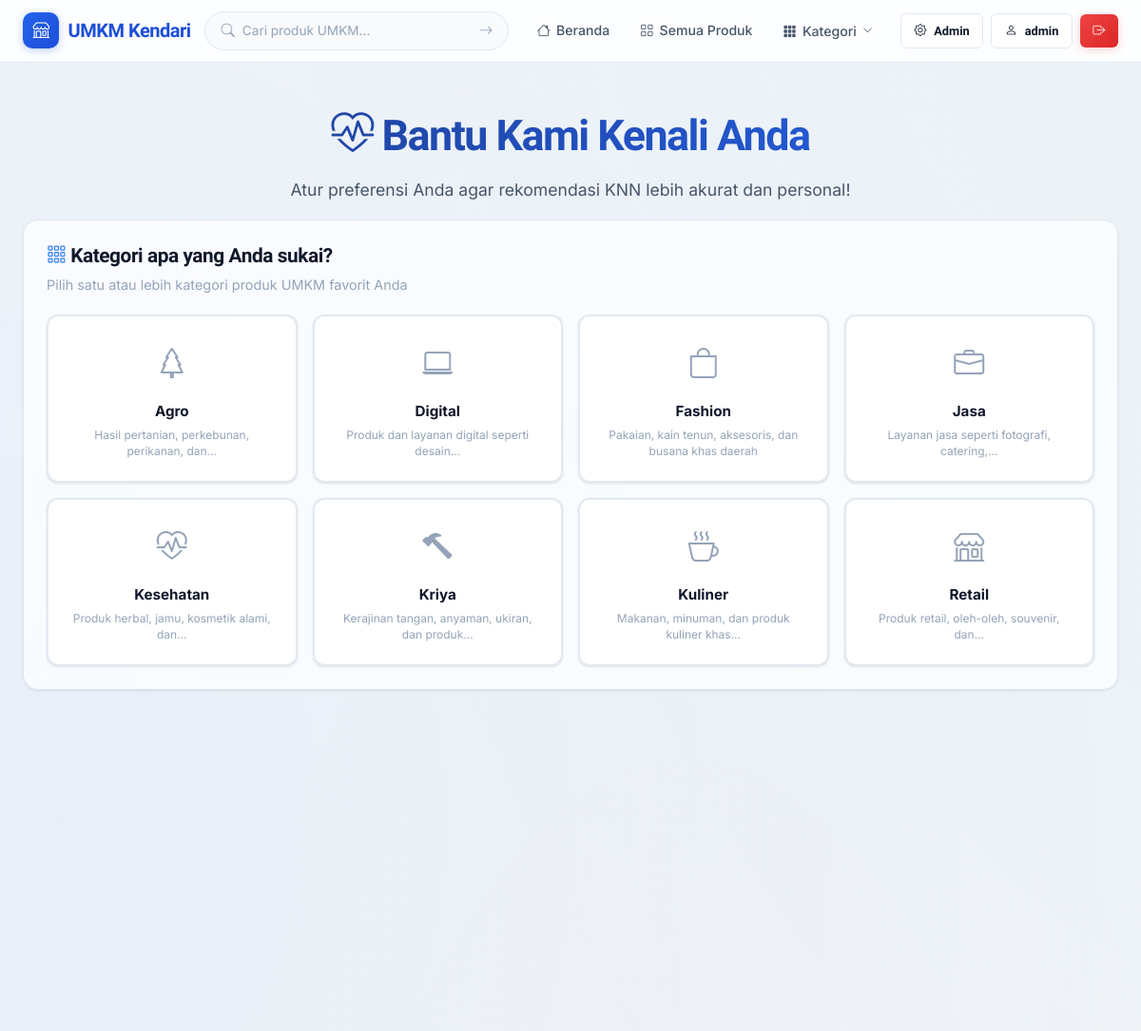
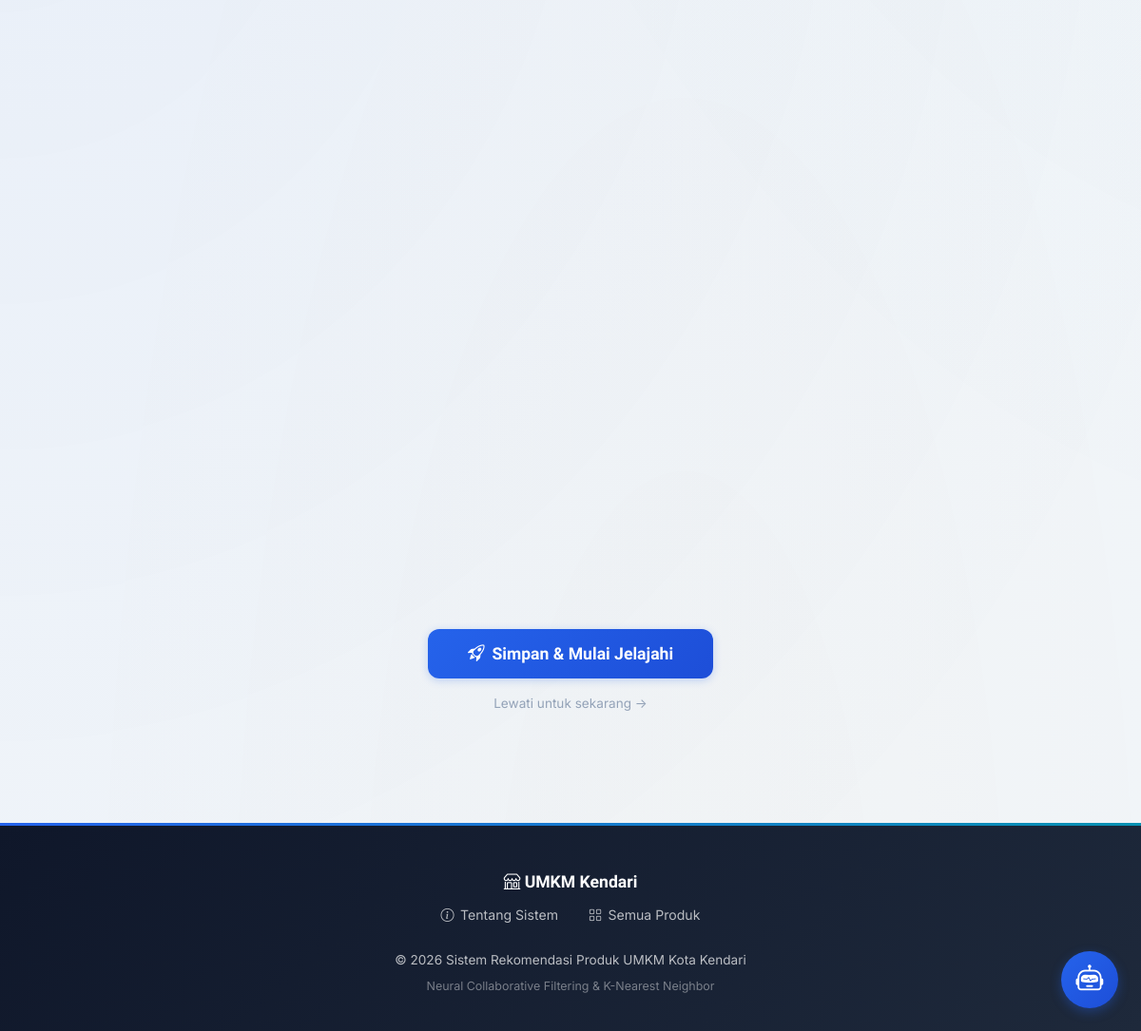
The page /onboarding (signed in) on the database its author committed (2 pictures, top to bottom).
### tables this page shows
CREATE TABLE users (
            id INTEGER PRIMARY KEY AUTOINCREMENT,
            username TEXT UNIQUE NOT NULL,
            email TEXT UNIQUE NOT NULL,
            password_hash TEXT NOT NULL,
            role TEXT NOT NULL DEFAULT 'buyer' CHECK(role IN ('admin','seller','buyer')),
            nama_lengkap TEXT NOT NULL,
            alamat TEXT DEFAULT '',
            no_telepon TEXT DEFAULT '',
            created_at TIMESTAMP DEFAULT CURRENT_TIMESTAMP
        );

CREATE TABLE kategori (
            id INTEGER PRIMARY KEY AUTOINCREMENT,
            nama TEXT UNIQUE NOT NULL,
            deskripsi TEXT DEFAULT '',
            icon TEXT DEFAULT 'bi-tag'
        );

### routes/auth.py (the view, shortened to what this page needs)
@auth_bp.route('/onboarding', methods=['GET', 'POST'])
@login_required
def onboarding():
    kategori_list = Kategori.get_all()
    existing_kat_ids = UserPreference.get_preferred_kategori_ids(current_user.id)
    existing_harga_min, existing_harga_max = UserPreference.get_price_range(current_user.id)
    existing_rating_min = UserPreference.get_rating_min(current_user.id)
    existing_sort_by = UserPreference.get_sort_by(current_user.id)
    return render_template('auth/onboarding.html',
                           kategori_list=kategori_list,
                           existing_kat_ids=existing_kat_ids,
                           existing_harga_min=existing_harga_min,
                           existing_harga_max=existing_harga_max,
                           existing_rating_min=existing_rating_min,
                           existing_sort_by=existing_sort_by)

### models/database.py (called while the page is built)
def get_db():
    from flask import g
    if 'db' not in g:
        g.db = sqlite3.connect(DATABASE)
        g.db.row_factory = sqlite3.Row
        g.db.execute("PRAGMA foreign_keys = ON")
    return g.db

### models/kategori.py (called while the page is built)
    @staticmethod
    def get_all():
        db = get_db()
        rows = db.execute('SELECT * FROM kategori ORDER BY nama').fetchall()
        return [Kategori(**dict(row)) for row in rows]

### models/preference.py (called while the page is built)
    @staticmethod
    def get_preferred_kategori_ids(user_id):
        db = get_db()
        rows = db.execute(
            'SELECT DISTINCT kategori_id FROM user_preferences WHERE user_id = ? AND kategori_id IS NOT NULL',
            (user_id,)
        ).fetchall()
        return [row['kategori_id'] for row in rows]

    @staticmethod
    def get_price_range(user_id):
        db = get_db()
        row = db.execute(
            'SELECT MIN(harga_min) as harga_min, MAX(harga_max) as harga_max FROM user_preferences WHERE user_id = ?',
            (user_id,)
        ).fetchone()
        if row and row['harga_min'] is not None:
            return row['harga_min'], row['harga_max']
        return 0, 999999999

    @staticmethod
    def get_rating_min(user_id):
        db = get_db()
        try:
            row = db.execute(
                'SELECT rating_min FROM user_preferences WHERE user_id = ? LIMIT 1',
                (user_id,)
            ).fetchone()
            if row and row['rating_min'] is not None:
                return float(row['rating_min'])
        except Exception:
            pass
        return 3.0

    @staticmethod
    def get_sort_by(user_id):
        db = get_db()
        try:
            row = db.execute(
                'SELECT sort_by FROM user_preferences WHERE user_id = ? LIMIT 1',
                (user_id,)
            ).fetchone()
            if row and row['sort_by']:
                return row['sort_by']
        except Exception:
            pass
        return 'rating'

### models/user.py (called while the page is built)
    @staticmethod
    def get_by_id(user_id):
        db = get_db()
        row = db.execute('SELECT * FROM users WHERE id = ?', (user_id,)).fetchone()
        if row:
            return User(**dict(row))
        return None

### templates/auth/onboarding.html (shortened to what this page needs)
{% extends "base.html" %}
{% block content %}
<div class="container">
    <section class="hero" style="padding-bottom: 1rem;">
        <h1><i class="bi bi-heart-pulse"></i> Bantu Kami Kenali Anda</h1>
        <p>Atur preferensi Anda agar rekomendasi KNN lebih akurat dan personal!</p>
    </section>
    <form method="POST" class="onboarding-form">
        <div class="glass-card mb-3">
            <h2 style="margin-bottom: 0.3rem; font-size: 1.3rem;">
                <i class="bi bi-grid-3x3-gap" style="color: var(--primary-light);"></i>
                Kategori apa yang Anda sukai?
            </h2>
            <p style="color: var(--text-muted); margin-bottom: 1.2rem; font-size: 0.9rem;">
                Pilih satu atau lebih kategori produk UMKM favorit Anda
            </p>
            <div class="pref-grid">
                {% for kat in kategori_list %}
                <label class="pref-card" for="kat_{{ kat.id }}">
                    <div class="pref-card-inner">
                        <i class="{{ kat.icon }}"></i>
                        <span class="pref-name">{{ kat.nama }}</span>
                        {% if kat.deskripsi %}
                        <span class="pref-desc">{{ kat.deskripsi|truncate(50) }}</span>
                        {% endif %}
                    </div>
                </label>
                {% endfor %}
            </div>
        </div>
                {% set sort_options = [
                    ('rating',     'bi-star-fill',       'Rating Terbaik',   'Produk dengan ulasan terbaik'),
                    ('harga_asc',  'bi-sort-numeric-up', 'Harga Termurah',   'Dari harga paling rendah'),
                    ('harga_desc', 'bi-sort-numeric-down','Harga Tertinggi', 'Dari harga paling tinggi'),
                    ('terbaru',    'bi-clock-history',   'Terbaru',          'Produk yang baru ditambahkan'),
                ] %}
        <div style="text-align: center; padding: 1rem 0 3rem;">
            <button type="submit" class="btn btn-primary btn-lg" style="min-width: 300px; padding: 1rem 2rem; font-size: 1.1rem;">
                <i class="bi bi-rocket-takeoff"></i> Simpan & Mulai Jelajahi
            </button>
            <div style="margin-top: 0.8rem;">
                <a href="{{ url_for('main.index') }}" style="color: var(--text-muted); font-size: 0.85rem;">
                    Lewati untuk sekarang →
                </a>
            </div>
        </div>
    </form>
</div>
{% endblock %}

### templates/base.html (shortened to what this page needs)
<!DOCTYPE html>
<html lang="id">
<head>
    <link rel="stylesheet" href="{{ url_for('static', filename='css/style.css') }}">
    <link rel="stylesheet" href="https://cdn.jsdelivr.net/npm/bootstrap-icons@1.11.3/font/bootstrap-icons.min.css">
    <link rel="stylesheet" href="https://cdn.jsdelivr.net/npm/sweetalert2@11/dist/sweetalert2.min.css">
</head>
<body>
    <nav class="navbar" id="mainNav">
        <div class="container">
            <a href="{{ url_for('main.index') }}" class="navbar-brand">
                <span class="brand-icon"><i class="bi bi-shop"></i></span>
                UMKM Kendari
            </a>
            <form action="{{ url_for('main.search') }}" method="GET" class="nav-search">
                <i class="bi bi-search"></i>
                <input type="text" name="q" placeholder="Cari produk UMKM..." value="{{ request.args.get('q', '') }}">
                <button type="submit"><i class="bi bi-arrow-right"></i></button>
            </form>
            <ul class="navbar-nav">
                <li><a href="{{ url_for('main.index') }}" class="nav-link {% if request.endpoint == 'main.index' %}active{% endif %}"><i class="bi bi-house"></i> Beranda</a></li>
                <li><a href="{{ url_for('main.list_produk') }}" class="nav-link {% if request.endpoint == 'main.list_produk' and not request.args.get('kategori') %}active{% endif %}"><i class="bi bi-grid"></i> Semua Produk</a></li>
                {% if kategori_list %}
                <li class="nav-dropdown">
                    <button class="nav-link nav-dropdown-toggle" id="kategoriDropdownBtn" aria-expanded="false">
                        <i class="bi bi-grid-3x3-gap-fill"></i> Kategori
                        <i class="bi bi-chevron-down nav-dropdown-chevron"></i>
                    </button>
                </li>
                {% endif %}
            </ul>
            <div class="nav-auth">
                {% if current_user.is_authenticated %}
                    {% if current_user.role == 'admin' %}
                        <a href="{{ url_for('admin.dashboard') }}" class="btn btn-sm btn-secondary"><i class="bi bi-gear"></i> Admin</a>
                    {% elif current_user.role == 'seller' %}
                        <a href="{{ url_for('seller.dashboard') }}" class="btn btn-sm btn-secondary"><i class="bi bi-box"></i> Toko Saya</a>
                    {% endif %}
                    <a href="{{ url_for('main.profil') }}" class="btn btn-sm btn-secondary"><i class="bi bi-person"></i> {{ current_user.username }}</a>
                    <a href="{{ url_for('auth.logout') }}" class="btn btn-sm btn-danger"><i class="bi bi-box-arrow-right"></i></a>
                {% else %}
                    <a href="{{ url_for('auth.login') }}" class="btn btn-sm btn-secondary">Masuk</a>
                    <a href="{{ url_for('auth.register') }}" class="btn btn-sm btn-primary">Daftar</a>
                {% endif %}
            </div>
        </div>
    </nav>
    <main>
        {% block content %}{% endblock %}
    </main>
    <footer class="footer">
        <div class="container">
            <div class="footer-brand">
                <i class="bi bi-shop"></i> UMKM Kendari
            </div>
            <div class="footer-links">
                <a href="{{ url_for('main.tentang') }}"><i class="bi bi-info-circle"></i> Tentang Sistem</a>
                <a href="{{ url_for('main.list_produk') }}"><i class="bi bi-grid"></i> Semua Produk</a>
            </div>
            <p>&copy; 2026 Sistem Rekomendasi Produk UMKM Kota Kendari</p>
            <p style="margin-top: 0.3rem; font-size: 0.78rem; opacity: 0.6;">Neural Collaborative Filtering & K-Nearest Neighbor</p>
        </div>
    </footer>
    {% include "partials/chatbot_widget.html" %}
</body>
</html>

### templates/auth/onboarding.html (style rules this page uses)
.pref-grid { display: grid; grid-template-columns: repeat(auto-fill, minmax(220px, 1fr)); gap: 1rem; }
.pref-card { position: relative; cursor: pointer; display: block; }
.pref-card-inner { background: #fff; border: 2px solid var(--border-color); border-radius: var(--radius-md); padding: 1.4rem; text-align: center; transition: all 0.3s cubic-bezier(0.4, 0, 0.2, 1); position: relative; box-shadow: var(--shadow-sm); }
.pref-card-inner i { font-size: 2rem; color: var(--text-muted); display: block; margin-bottom: 0.6rem; transition: all 0.3s ease; }
.pref-name { display: block; font-weight: 700; font-size: 0.95rem; margin-bottom: 0.3rem; color: var(--text-primary); }
.pref-desc { display: block; font-size: 0.75rem; color: var(--text-muted); line-height: 1.4; }

### rows shown on the page
users: username "admin"
kategori: nama "Agro", deskripsi "Hasil pertanian, perkebunan, perikanan, dan..."
kategori: nama "Digital", deskripsi "Produk dan layanan digital seperti desain..."
kategori: nama "Fashion", deskripsi "Pakaian, kain tenun, aksesoris, dan busana khas daerah"
kategori: nama "Jasa", deskripsi "Layanan jasa seperti fotografi, catering,..."
kategori: nama "Kesehatan", deskripsi "Produk herbal, jamu, kosmetik alami, dan..."
kategori: nama "Kriya", deskripsi "Kerajinan tangan, anyaman, ukiran, dan produk..."
kategori: nama "Kuliner", deskripsi "Makanan, minuman, dan produk kuliner khas..."
kategori: nama "Retail", deskripsi "Produk retail, oleh-oleh, souvenir, dan..."
